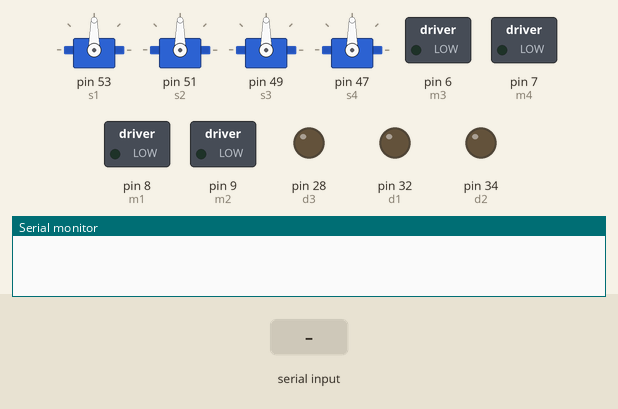
Recording of a sketch running on a simulated Arduino Mega 2560, built with avr-gcc and run on an emulated ATmega2560. Shown: 4 × servo, switched loads named in the sketch (green lamp = pin HIGH), output pins drawn as LEDs (lit = HIGH), the last lines printed to the serial monitor. The test bench sets the inputs (shaded band). Pins used as bus, display or sensor lines are not drawn.

Above: at 1.2 s.
1.3 s: "F" received over the second serial link
At 2.4 s:
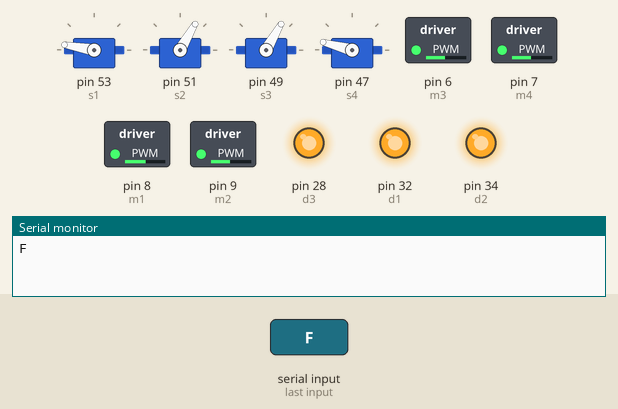
3.2 s: "B" received over the second serial link
At 4.9 s:
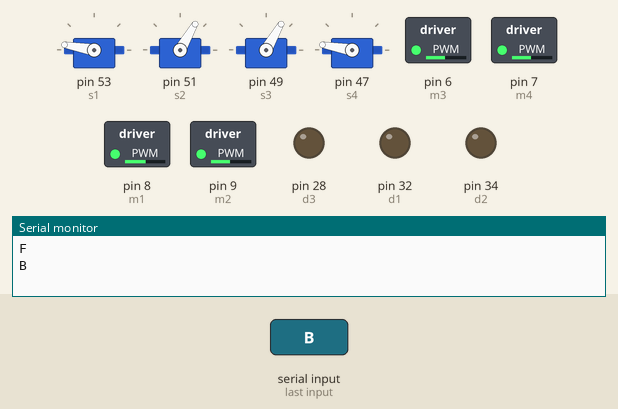
5.2 s: "R" received over the second serial link
At 6.7 s:
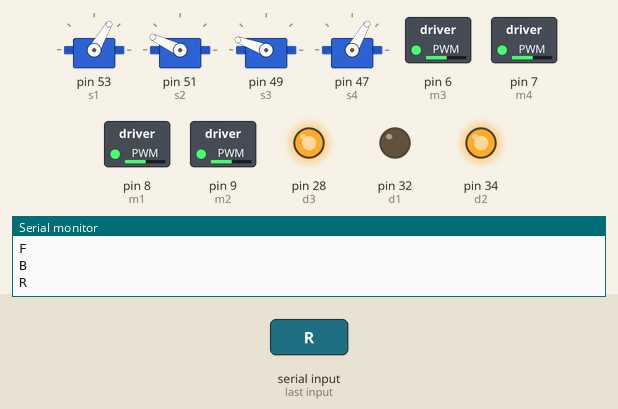
7.2 s: "L" received over the second serial link
At 8.3 s:
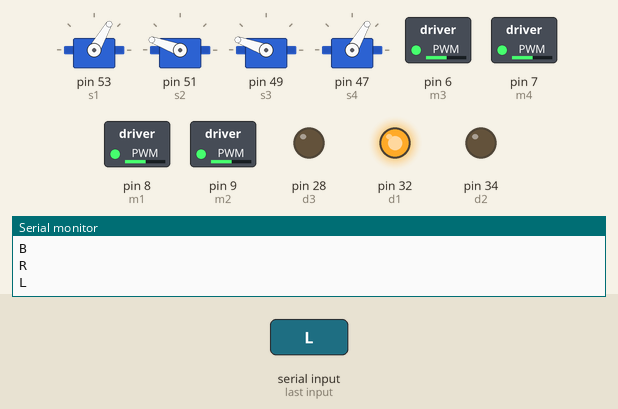
9.2 s: "p" received over the second serial link
At 9.6 s:
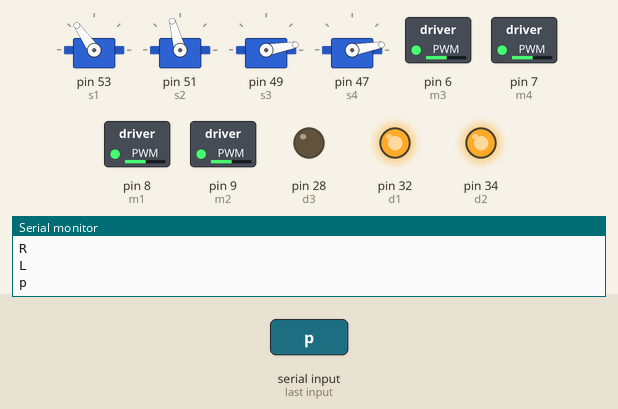
10.8 s: "g" received over the second serial link
At 12.1 s:
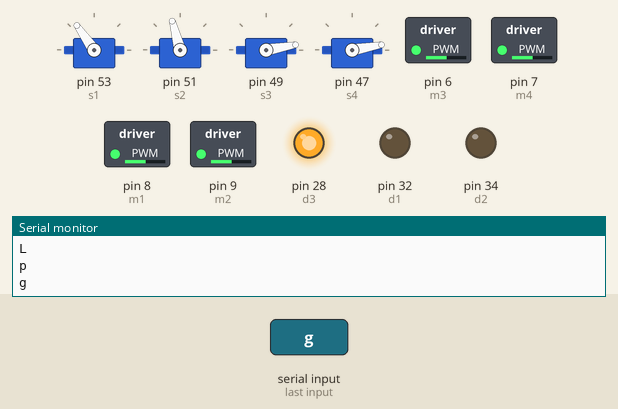
Timing chart, 0 to 13.3 s (numbered marks = the images above; inputs shaded):
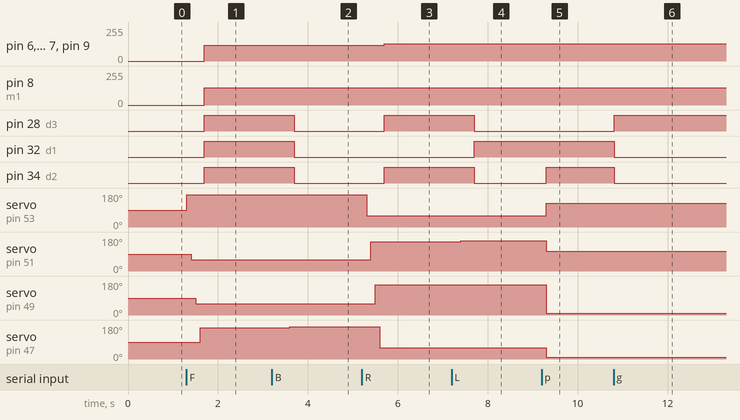

Measured:
- after the input at 1.3 s, pin 6 (m3), pin 7 (m4), pin 9 (m2): 0/255 → 120/255 after 0.40 s; pin 8 (m1): 0/255 → 130/255 after 0.40 s; pin 28 (d3), pin 32 (d1), pin 34 (d2): LOW → HIGH after 0.40 s; servo on pin 53 (s1): 90° → 170° at once; servo on pin 51 (s2): 90° → 60° after 0.10 s
- after the input at 3.2 s, pin 28 (d3), pin 32 (d1), pin 34 (d2): HIGH → LOW after 0.50 s; servo on pin 47 (s4): 165° → 170° after 0.40 s
- after the input at 5.2 s, pin 6 (m3), pin 7 (m4), pin 9 (m2): 120/255 → 130/255 after 0.50 s; pin 28 (d3), pin 34 (d2): LOW → HIGH after 0.50 s; servo on pin 53 (s1): 170° → 60° after 0.10 s; servo on pin 51 (s2): 60° → 155° after 0.20 s; servo on pin 49 (s3): 60° → 160° after 0.30 s
- after the input at 7.2 s, pin 28 (d3), pin 34 (d2): HIGH → LOW after 0.51 s; pin 32 (d1): LOW → HIGH after 0.51 s; servo on pin 51 (s2): 155° → 160° after 0.21 s
- after the input at 9.2 s, pin 34 (d2): LOW → HIGH after 0.11 s; servo on pin 53 (s1): 60° → 125° after 0.11 s; servo on pin 51 (s2): 160° → 105° after 0.11 s; servo on pin 49 (s3): 160° → 10° after 0.11 s; servo on pin 47 (s4): 60° → 10° after 0.11 s
- after the input at 10.8 s, pin 28 (d3): LOW → HIGH at once; pin 32 (d1), pin 34 (d2): HIGH → LOW at once

The sketch:

full.ino
```cpp
/*
  VISHWAKARMA INSTITUTE OF TECHNOLOGY , PUNE
  FINAL MAJOR PROJECT
  GUIDE :- M.R.KHODKE

  BY -
       VARAD DHAT
*/

//INCLUDE LIBRARY FOR ACCESSING SERVO MOTORS
#include<Servo.h>

//motors PWM PINS
int m1 = 8;
int m2 = 9;
int m3 = 6;
int m4 = 7;

//Direction
int d1 = 32;
int d2 = 34;
int d3 = 28;
int d4 = 30;

//FOR SWITCH CASE
char function = 'a';

//VARIABLES FOR CHANGING PWM OF MOTOR1 , MOTOR2 , MOTOR3 , MOTOR4
int pM1 , pM2 , pM3, pM4;

//DEFINE Servo NAME
Servo s1;
Servo s2;
Servo s3;
Servo s4;


void setup()
{
  //FOR PRINTING COMMANDS ON SERIAL  MONITOR
  Serial.begin(115200);
  //FOR RECEIVING COMMANDS THROUGH BT
  Serial3.begin(9800);

  //Motors pwm
  pinMode(m1, OUTPUT);
  pinMode(m2, OUTPUT);
  pinMode(m3, OUTPUT);
  pinMode(m4 , OUTPUT);

  //Direction
  pinMode(d1, OUTPUT);
  pinMode(d2, OUTPUT);
  pinMode(d3, OUTPUT);
  pinMode(d4, OUTPUT);

  //Servo
  s1.attach(53);
  s2.attach(51);
  s3.attach(49);
  s4.attach(47);


}

void loop()
{

  if (Serial3.available() > 0)
  {
    function = Serial3.read();

    Serial.println(function);
  }
//delay(1000);
  switch (function)
  {
    case 'F' :
      Forward();
      break;

    case 'B' :
      Backward();
      break;

    case 'R' :
      Right();
      break;

    case 'L' :
      Left();
      break;

    case 'p' :
      rotate_Clockwise();
      break;

    case 'g' :
      rotate_antiClockwise();
      break;

    case 'S' :
      stopped();
      break;

      case 'd' :
      right_d();
      break;

      case 'c' :
      left_d();
      break;
  }

}

void Forward()
{

  s1.write(170);
  delay(100);
  s2.write(60);
  delay(100);
  s3.write(60);
  delay(100);
  s4.write(165);
  delay(100);


  pM1 = 130;
  pM2 = 120;
  pM3 = 120;
  pM4 = 120;

//FOR ROTATING MOTORS IN VLOVKWISE  & ANTICLOCKWISE DIRECTION

  digitalWrite(d1, HIGH);
  digitalWrite(d2, HIGH);
  digitalWrite(d3, HIGH);
  digitalWrite(d4, HIGH);

// FOR GIVING PWM TO MOTORS

  analogWrite(m1, pM1);
  analogWrite(m2, pM2);
  analogWrite(m3, pM3);
  analogWrite(m4, pM4);
  delay(100);
}

void Backward()
{

  s1.write(170);
  delay(100);
  s2.write(60);
  delay(100);
  s3.write(60);
  delay(100);
  s4.write(170);
  delay(100);

  pM1 = 130;
  pM2 = 120;
  pM3 = 120;
  pM4 = 120;

//FOR ROTATING MOTORS IN CLOCKWISE  & ANTICLOCKWISE DIRECTION

  digitalWrite(d1, LOW);
  digitalWrite(d2, LOW);
  digitalWrite(d3, LOW);
  digitalWrite(d4, LOW);

// FOR GIVING PWM TO MOTORS

  analogWrite(m1, pM1);
  analogWrite(m2, pM2);
  analogWrite(m3, pM3);
  analogWrite(m4, pM4);
}


void Right()
{
  s1.write(60);
  delay(100);
  s2.write(155);
  delay(100);
  s3.write(160);
  delay(100);
  s4.write(60);
  delay(100);

  pM1 = 130;
  pM2 = 130;
  pM3 = 130;
  pM4 = 130;

//FOR ROTATING MOTORS IN CLOCKWISE  & ANTICLOCKWISE DIRECTION

  digitalWrite(d1, LOW);
  digitalWrite(d2, HIGH);
  digitalWrite(d3, HIGH);
  digitalWrite(d4, LOW);

// FOR GIVING PWM TO MOTORS

  analogWrite(m1, pM1);
  analogWrite(m2, pM2);
  analogWrite(m3, pM3);
  analogWrite(m4, pM4);
  delay(100);
}

void Left()
{
  s1.write(60);
  delay(100);
  s2.write(160);
  delay(100);
  s3.write(160);
  delay(100);
  s4.write(60);
  delay(100);

  pM1 = 130;
  pM2 = 130;
  pM3 = 130;
  pM4 = 130;

//FOR ROTATING MOTORS IN CLOCKWISE  & ANTICLOCKWISE DIRECTION

  digitalWrite(d1, HIGH);
  digitalWrite(d2, LOW);
  digitalWrite(d3, LOW);
  digitalWrite(d4, HIGH);

// FOR GIVING PWM TO MOTORS

  analogWrite(m1, pM1);
  analogWrite(m2, pM2);
  analogWrite(m3, pM3);
  analogWrite(m4, pM4);
  delay(100);
}

void rotate_Clockwise()
{
  s1.write(125);
  s2.write(105);
  s3.write(10);
  s4.write(10);

  pM1 = 130;
  pM2 = 130;
  pM3 = 130;
  pM4 = 130;

//FOR ROTATING MOTORS IN CLOCKWISE  & ANTICLOCKWISE DIRECTION

  digitalWrite(d1, HIGH);
  digitalWrite(d2, HIGH);
  digitalWrite(d3, LOW);
  digitalWrite(d4, HIGH);

// FOR GIVING PWM TO MOTORS

  analogWrite(m1, pM1);
  analogWrite(m2, pM2);
  analogWrite(m3, pM3);
  analogWrite(m4, pM4);
  delay(100);
}


void rotate_antiClockwise()
{
  s1.write(125);
  s2.write(105);
  s3.write(10);
  s4.write(10);

  pM1 = 130;
  pM2 = 130;
  pM3 = 130;
  pM4 = 130;

//FOR ROTATING MOTORS IN CLOCKWISE  & ANTICLOCKWISE DIRECTION

  digitalWrite(d1, LOW);
  digitalWrite(d2, LOW);
  digitalWrite(d3, HIGH);
  digitalWrite(d4, LOW);

// FOR GIVING PWM TO MOTORS

  analogWrite(m1, pM1);
  analogWrite(m2, pM2);
  analogWrite(m3, pM3);
  analogWrite(m4, pM4);
delay(100);
}

void right_d()
{

  s1.write(10);
  delay(100);
  s2.write(115);
  delay(100);
  s3.write(115);
  delay(100);
  s4.write(10);
  delay(100);


  pM1 = 130;
  pM2 = 130;
  pM3 = 130;
  pM4 = 130;

//FOR ROTATING MOTORS IN CLOCKWISE  & ANTICLOCKWISE DIRECTION

  digitalWrite(d1, LOW);
  digitalWrite(d2, HIGH);
  digitalWrite(d3, HIGH);
  digitalWrite(d4, LOW);

// FOR GIVING PWM TO MOTORS

  analogWrite(m1, pM1);
  analogWrite(m2, pM2);
  analogWrite(m3, pM3);
  analogWrite(m4, pM4);
  delay(100);
}

void left_d()
{
   s1.write(115);
  delay(100);
  s2.write(10);
  delay(100);
  s3.write(15);
  delay(100);
  s4.write(115);
  delay(100);

  pM1 = 130;
  pM2 = 130;
  pM3 = 130;
  pM4 = 130;

//FOR ROTATING MOTORS IN CLOCKWISE  & ANTICLOCKWISE DIRECTION

  digitalWrite(d1, HIGH);
  digitalWrite(d2, HIGH);
  digitalWrite(d3, HIGH);
  digitalWrite(d4, HIGH);

// FOR GIVING PWM TO MOTORS

  analogWrite(m1, pM1);
  analogWrite(m2, pM2);
  analogWrite(m3, pM3);
  analogWrite(m4, pM4);
}
void stopped()
{
  pM1 = 0;
  pM2 = 0;
  pM3 = 0;
  pM4 = 0;

//FOR ROTATING MOTORS IN CLOCKWISE  & ANTICLOCKWISE DIRECTION

  digitalWrite(d1, HIGH);
  digitalWrite(d2, HIGH);
  digitalWrite(d3, HIGH);
  digitalWrite(d3, HIGH);

// FOR GIVING PWM TO MOTORS BUT HERE WE HAVE TO STOP MOTORS WE SET PWM = 0

  analogWrite(m1, pM1);
  analogWrite(m2, pM2);
  analogWrite(m3, pM3);
  analogWrite(m4, pM4);
}
```
